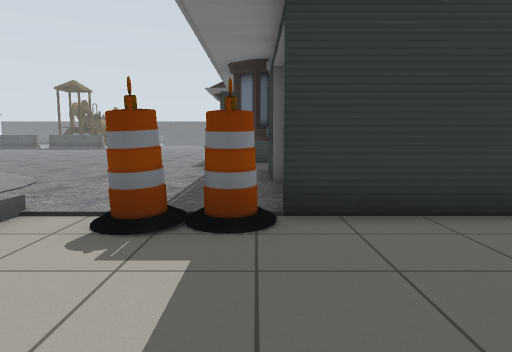
view 1 (above)

24 first-person views from a walk through a world built for the Gazebo simulator. The camera is 0.94 m above the floor, tilts 6° down and sees 70° across. The lines on the ground mark 1 m squares. The floor is counted in squares, 1 m on a side. Each view is taken from the middle of a square. On the plan, view 1 faces up. The plan holds only what a view shows up to about 13 squares ahead; the rest is blank. The place goes on beyond the plan. Some stock models are drawn as simple stand-ins. Some surface patterns are stand-ins.

view 2
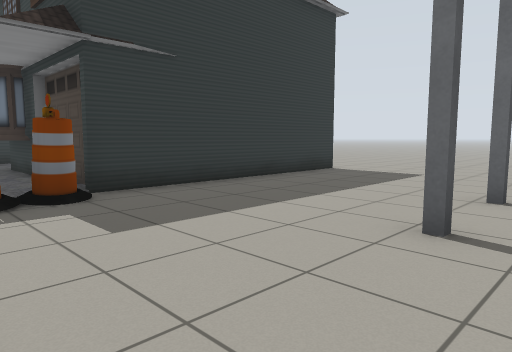

view 3
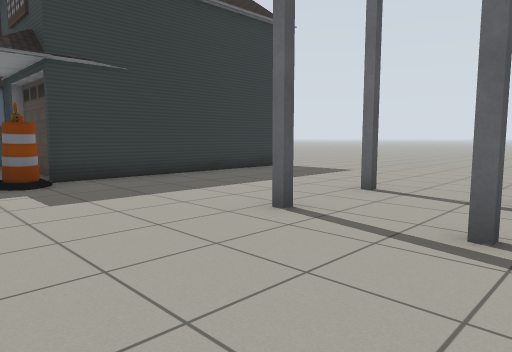

view 4
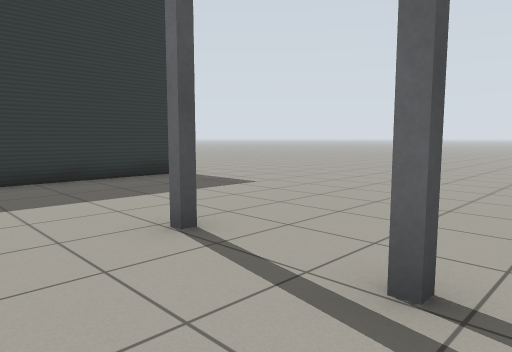

view 5
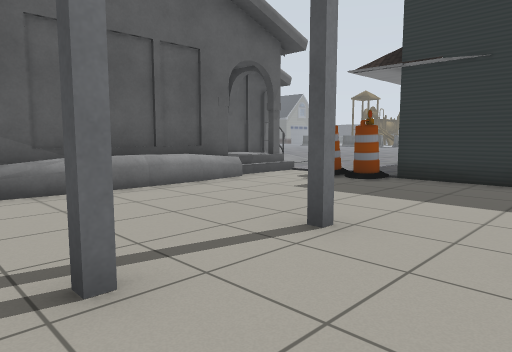

view 6
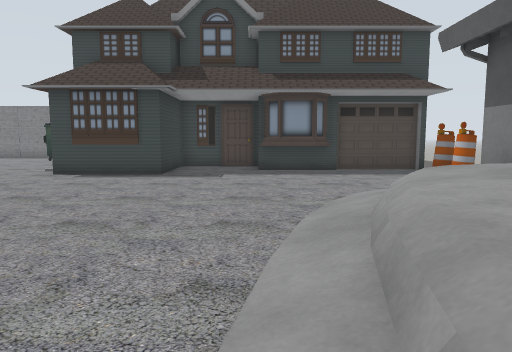

view 7
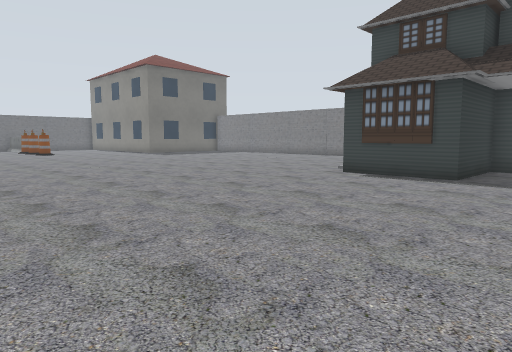

view 8
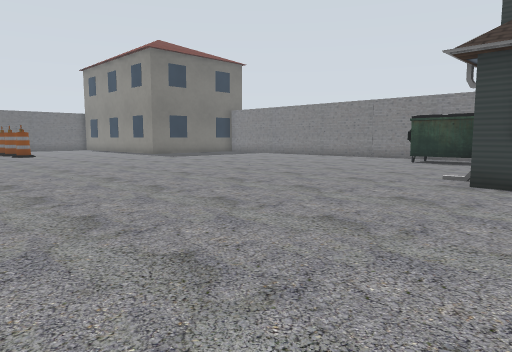

view 9
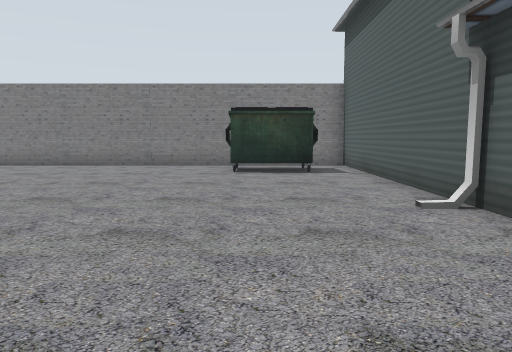

view 10
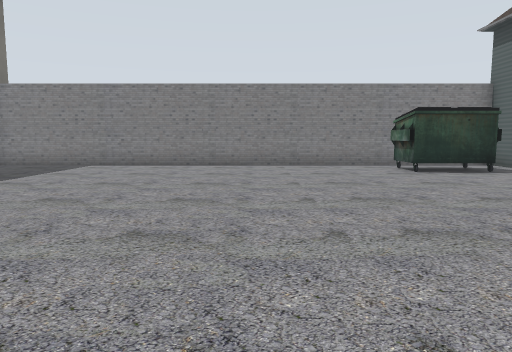

view 11
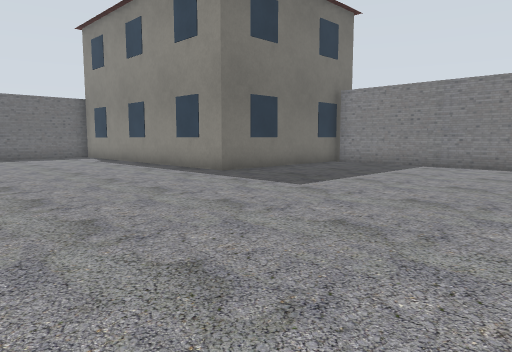

view 12
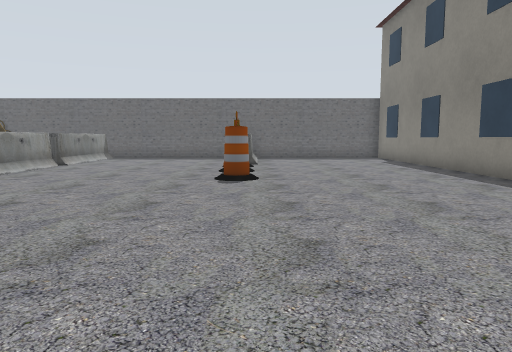

view 13
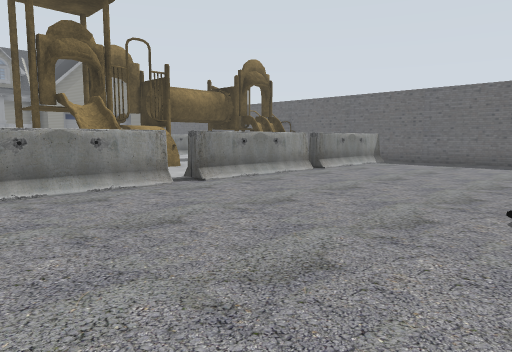

view 14
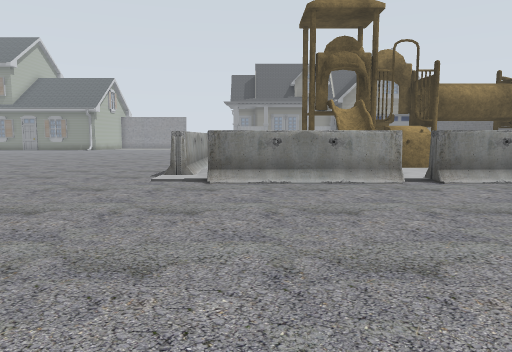

view 15
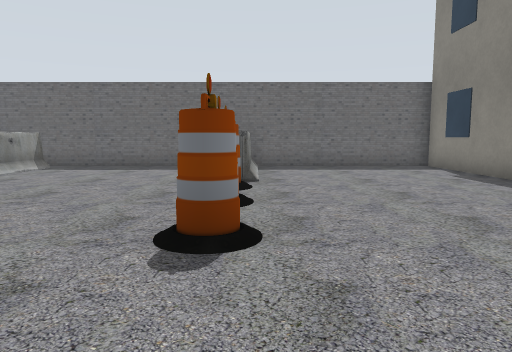

view 16
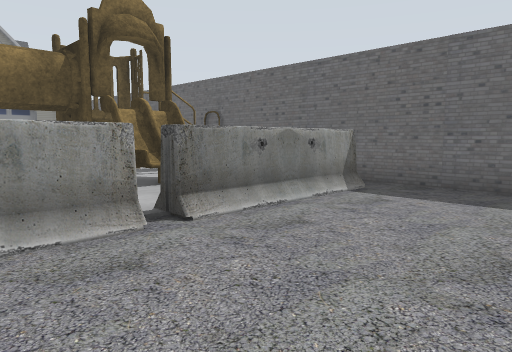

view 17
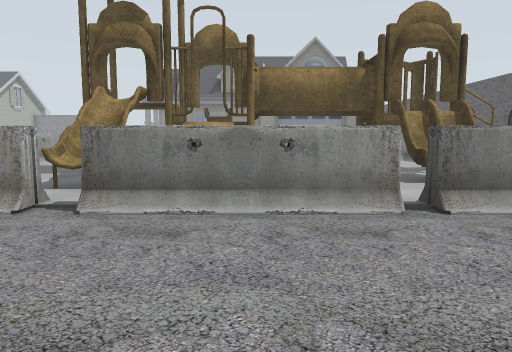

view 18
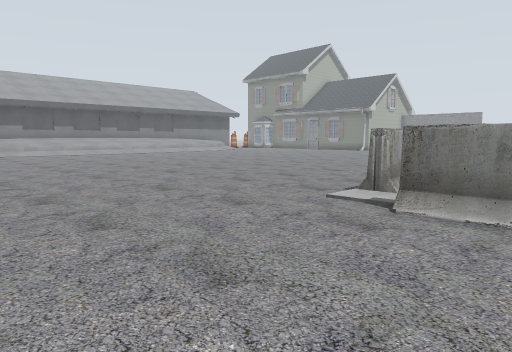

view 19
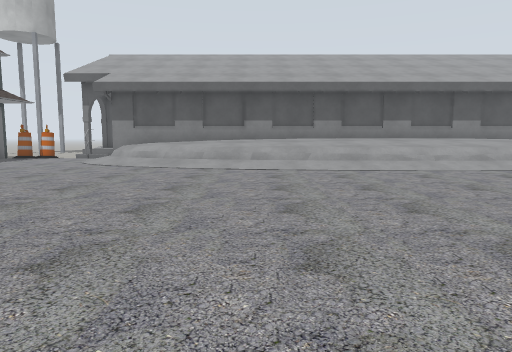

view 20
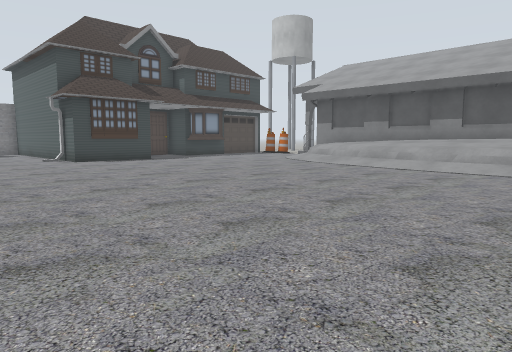

view 21
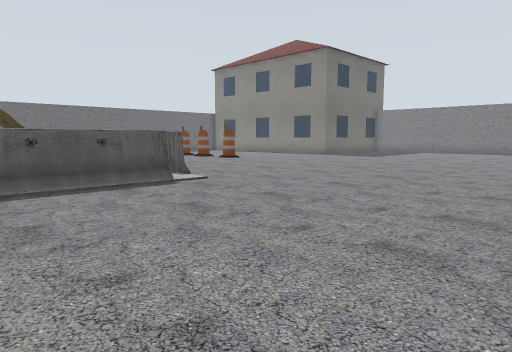

view 22
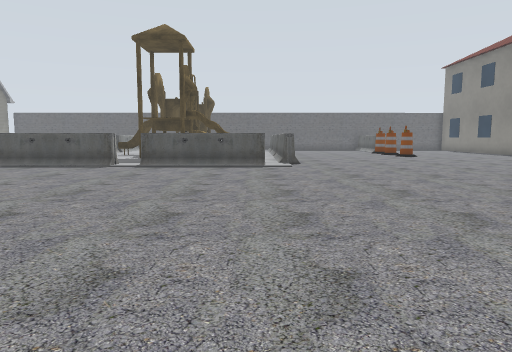

view 23
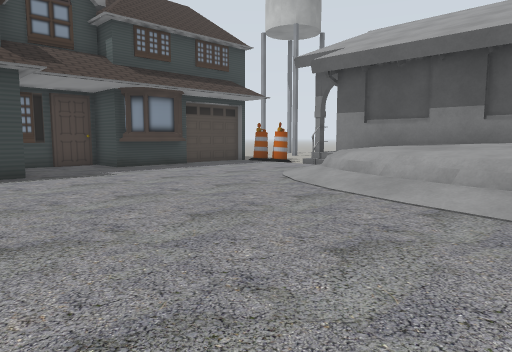

view 24
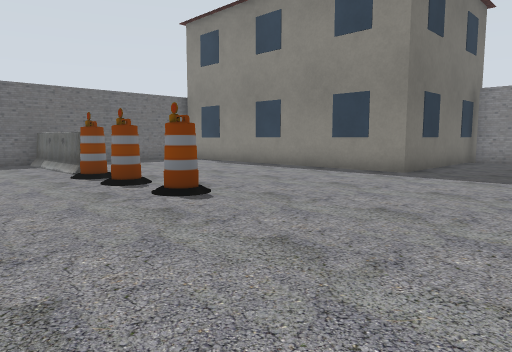

### Floor plan
Key: @ floor where view 1 was taken; # wall or solid block; . main floor; : floor 0.25 m higher than the main floor; / step, stairs or slope; = window, fence, low wall or low ledge; H house; B barrel; T tower; U dumpster; I building; A barrier; P playground.
Columns run from 16 left of view 1 to 10 right of it. Each row starts with its distance up from view 1.
 43 P#################I
 42 P    A......A.....I
 41 PPP  A......A.....I
 40 PPPP A......A.....I
 39 PPPP A......A.....I
 38 PP   A.....B......I
 37 PP   A............I
 36 PP   A.....BB.....I
 35  PP  A............I
 34 PPP  A......B.....I
 33 PPPPPA............IIIIIII
 32 PPPPPA..................#
 31      A..................#
 30      A..................#
 29      A..................#
 28 AAAAA...................#
 27 ........................#
 26 ........................#
 25 ........................#
 24 ........................#
 23 ........................#
 22 ........................#
 21 ........................#
 20  ....................UU.#
 19 .....................U .#
 18 .....................UU.#
 17  .......................#
 16  ..............HHHHHHHHH#
 15  ..............H  H
 14 ...............H  H
 13 ...............HHHH
 12 ..................H
 11 ..................H
 10 ===////.........HHH
  9 ========//......H H
  8 ###=======/.....H H
  7   #####====:.....HH
  6    #  ####=:.....HH      ..
  5            #.....HH   H H..
  4            #=#.BBH.........
  3            #==.............
  2             ##.............
  1              #.............
  0              #..@..........
 -1              #....T.T......
 -2              #.............
 -3              #....T.T......
 -4               . ... ..

Positions as (right, up) in squares from view 1, and headings:
1: (0, 0), facing up
2: (-2, -2), facing up-right
3: (-2, -4), facing up-right
4: (2, -4), facing up-right
5: (4, -4), facing up-left
6: (-12, 10), facing right
7: (-11, 10), facing up-right
8: (-9, 14), facing up-right
9: (-5, 19), facing right
10: (-5, 24), facing right
11: (-5, 25), facing up-right
12: (-4, 26), facing up
13: (-4, 29), facing up-left
14: (-3, 30), facing left
15: (-4, 31), facing up
16: (-7, 36), facing up-left
17: (-6, 36), facing left
18: (-6, 31), facing down-left
19: (-11, 21), facing down
20: (-16, 21), facing down-right
21: (-16, 21), facing up-right
22: (-12, 16), facing up
23: (-11, 15), facing down-right
24: (-8, 29), facing up-right
